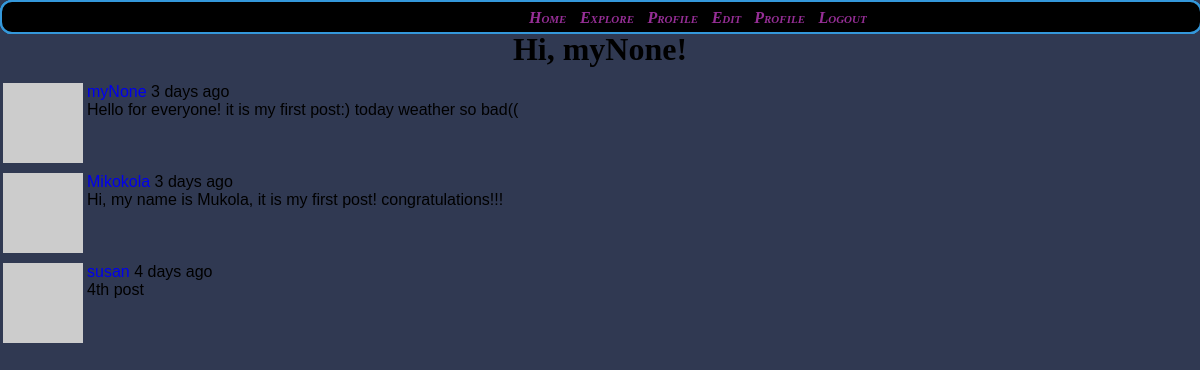
Page /explore (signed in) on the committed database.
### app/models.py (models this page shows, shortened)
class User(UserMixin, db.Model):
    id = db.Column(db.Integer, primary_key=True)
    username = db.Column(db.String(64), index=True, unique=True)
    email = db.Column(db.String(120), index=True, unique=True)
    password_hash = db.Column(db.String(128))
    posts = db.relationship('Post', backref='author', lazy='dynamic')
    about_me = db.Column(db.String(150))
    last_seen = db.Column(db.DateTime, default=datetime.utcnow)
    def avatar(self, size):
        digest = md5(self.email.lower().encode('utf-8')).hexdigest()
        return 'https://www.gravatar.com/avatar/{}?d=identicon&s={}'.format(
            digest, size)
    followed = db.relationship(
        'User', secondary=followers,
        primaryjoin=(followers.c.follower_id == id),
        secondaryjoin=(followers.c.followed_id == id),
        backref=db.backref('followers', lazy='dynamic'), lazy='dynamic')

class Post(db.Model):
    id = db.Column(db.Integer, primary_key=True)
    body = db.Column(db.String(140))
    timestamp = db.Column(db.DateTime, index=True, default=datetime.utcnow)
    user_id = db.Column(db.Integer, db.ForeignKey('user.id'))

### app/routes.py (the view)
@app.route('/explore')
@login_required
def explore():
    print()
    print()
    page = request.args.get('page', 1, type=int)
    posts = Post.query.order_by(Post.timestamp.desc()).paginate(
        page, app.config['POSTS_PER_PAGE'], False)
    next_url = url_for('explore', page=posts.next_num)     if posts.has_next else None # next_num is num for next page  has_next is metod what check if have next page after that
    prev_url = url_for('explore', page=posts.prev_num)     if posts.has_prev else None # prev_num is num for next page  has_prev is metod what check if have prev page prev that
    return render_template('index.html', posts=posts.items, next_url = next_url, prev_url = prev_url, title='Explore')

### app/models.py (called while the page is built)
@login.user_loader
def load_user(id):
    return User.query.get(int(id))

### app/routes.py (called while the page is built)
@app.before_request
def before_request():
    if current_user.is_authenticated:
        current_user.last_seen = datetime.utcnow()
        db.session.commit()

### app/templates/index.html (shortened to what this page needs)
<!DOCTYPE html>
<html lang="en">
<head>
    <link rel="stylesheet" href="/static/css/general.css" type="text/css">
    <link rel="stylesheet" href="/static/css/body.css" type="text/css">
    <link rel="stylesheet" href="/static/css/index.css" type="text/css">
{% block head %}{% endblock %}
</head>
<body>
<div class="content", id="footer">
    <a href="{{ url_for('index') }}">Home</a>
    <a href="{{ url_for('explore') }}">Explore</a>
    {% if current_user.is_anonymous %}
    <a href="{{ url_for('login') }}">Login</a>
    {% else %}
    <a href="{{ url_for('user', username=current_user.username) }}">Profile</a>
    <a href="{{ url_for('edit_profile')}}">Edit Profile</a>
    <a href="{{ url_for('logout') }}">Logout</a>
    {% endif %}
</div>
{% block content %}
    <h1>Hi, {{ current_user.username }}!</h1>
    {% for post in posts %}
        {% include '_post.html' %}
    {% endfor %}
    {% endblock %}
</body>
</html>

### app/templates/_post.html
{% extends "user.html" %}
{% block head %}<link rel="stylesheet" href="/static/css/user.css" type="text/css">{% endblock %}
{% block content %}
<table>
    <tr valign="top">
        <td><img src="{{ post.author.avatar(36) }}"></td>
        <td>
            <a href="{{ url_for('user', username=post.author.username) }}">
                {{ post.author.username }}
            </a>
            {{ moment(post.timestamp).fromNow() }}
            <br>{{ post.body }}
        </td>
    </tr>
</table>
{% endblock %}

### app/static/css/general.css (style rules this page uses)
.content { background: black; border:0; border-radius: 12px; width:99.8%; height:30px; border: 2px solid #3498db; position: fixed; top: 0; word-spacing: 9px; transition: 0.7s; }
.content a { color: rgb(150, 46, 150); border: 0; position: relative; left: 44%; font: italic small-caps bold 16px/2 cursive; text-decoration: none; }
a { text-decoration: none; }

### app/static/css/body.css (style rules this page uses)
body { background-color: #303952; margin: 0; padding: 0; font-family: sans-serif; height: 100%; }
h1 { text-align: center; color: black; font-family: veranda; position: relative; top: 10px; }

### rows in the picture
User: username "myNone"
Post: author.username "myNone", timestamp "3 days ago", body "Hello for everyone! it is my first post:) today weather so bad(("
Post: author.username "Mikokola", timestamp "3 days ago", body "Hi, my name is Mukola, it is my first post! congratulations!!!"
Post: author.username "susan", timestamp "4 days ago", body "4th post"
